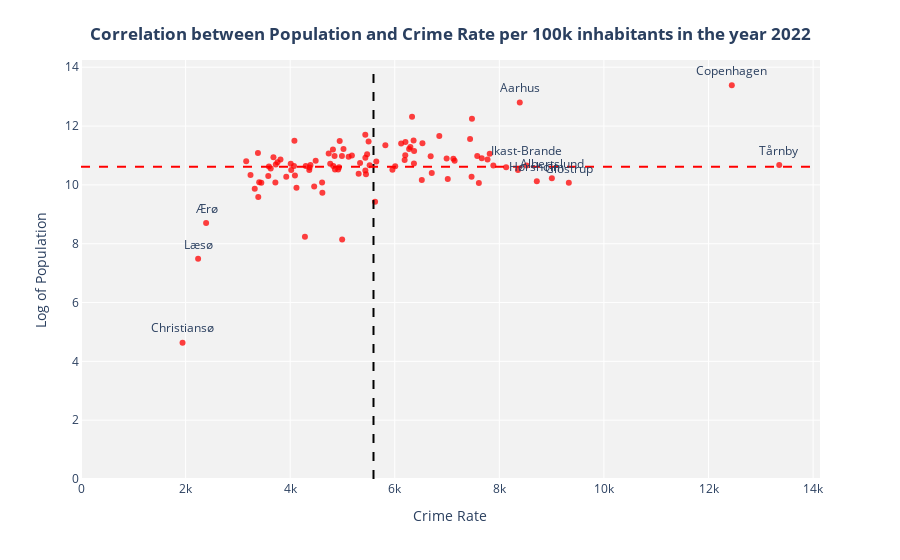

This figure's notebook cell:
### Code cell
# Define a function that will create the plot for a given year
def create_plot(year):
    # Select the data for the given year
    year_str = str(year)
    df = criminality_index_transposed[['crime_rate_'+year_str, 'log_pop_'+year_str]]
    
    # Calculate the average crime rate and log of population for the given year
    avg_crime_rate = df['crime_rate_'+year_str].mean()
    avg_log_pop = df['log_pop_'+year_str].mean()

    # Create the interactive scatter plot for the given year
    fig = px.scatter(df, x='crime_rate_'+year_str, y='log_pop_'+year_str, hover_name=df.index,
                     custom_data=[df.index, df['crime_rate_'+year_str], df['log_pop_'+year_str]],
                     hover_data={'crime_rate_'+year_str: ':.2f', 'log_pop_'+year_str: ':.2f'},
                     color_discrete_sequence=['red'], opacity=0.75)

    # Add the title
    fig.update_layout(title={
    'text': f"<b>Correlation between Population and Crime Rate per 100k inhabitants in the year {year}</b>",
    'y':0.95,
    'x':0.5,
    'xanchor': 'center',
    'yanchor': 'top'},
    plot_bgcolor='#f2f2f2')


    # Add labels for the outliers
    df_outliers = df[(df['crime_rate_'+year_str] > avg_crime_rate*1.5) | (df['log_pop_'+year_str] > avg_log_pop*1.5) | (df['log_pop_'+year_str] < avg_log_pop*0.5) | (df['crime_rate_'+year_str] < avg_crime_rate*0.5)]
    for i in df_outliers.index:
        fig.add_annotation(x=df_outliers.loc[i, 'crime_rate_'+year_str], y=df_outliers.loc[i, 'log_pop_'+year_str]+0.5,
                           text=i, showarrow=False)
  
    # Add the dotted lines and legend
    fig.add_shape(type='line', x0=avg_crime_rate, y0=0, x1=avg_crime_rate, y1=14, line=dict(dash='dash', color='black'),
                  name=f'Average Crime Rate ({avg_crime_rate:.2f})')
    fig.add_shape(type='line', x0=0, y0=avg_log_pop, x1=14000, y1=avg_log_pop, line=dict(dash='dash', color='red'),
                  name=f'Average Log of Population ({avg_log_pop:.2f})')
    fig.update_layout(showlegend=True)
    
    # Set the axis labels
    fig.update_layout(xaxis_title='Crime Rate', yaxis_title='Log of Population')

    # Define the custom hover text
    fig.update_traces(hovertemplate='<b>%{hovertext}</b><br>Crime Rate: %{customdata[1]:.2f}<br>Log of Population: %{customdata[2]:.2f}')
    

    # Show the plot
    fig.show()

# Create a slider widget to select the year
year_slider = widgets.IntSlider(value=2022, min=2008, max=2022, step=1, description='Year:', continuous_update=False)

# Display the widget and the plot
# display(year_slider)
widgets.interact(create_plot, year=year_slider)

### Figure 1 — Plotly figure (JSON) as saved in the notebook; plotly's stock layout.template omitted (floating-point values rounded to 4 significant figures; data arrays with more than 128 entries replaced by an {"elided": "..."} marker saying what was removed)
{"data": [{"customdata": {"elided": "99x3 mixed values"}, "hovertemplate": "<b>%{hovertext}</b><br>Crime Rate: %{customdata[1]:.2f}<br>Log of Population: %{customdata[2]:.2f}", "hovertext": ["Copenhagen", "Frederiksberg", "Dragør", "Tårnby", "Albertslund", "Ballerup", "Brøndby", "Gentofte", "Gladsaxe", "Glostrup", "Herlev", "Hvidovre", "Høje-Taastrup", "Ishøj", "Lyngby-Taarbæk", "Rødovre", "Vallensbæk", "Allerød", "Egedal", "Fredensborg", "Frederikssund", "Furesø", "Gribskov", "Halsnæs", "Helsingør", "Hillerød", "Hørsholm", "Rudersdal", "Bornholm", "Christiansø", "Greve", "Køge", "Lejre", "Roskilde", "Solrød", "Faxe", "Guldborgsund", "Holbæk", "Kalundborg", "Lolland", "Næstved", "Odsherred", "Ringsted", "Slagelse", "Sorø", "Stevns", "Vordingborg", "Assens", "Faaborg-Midtfyn", "Kerteminde", "Langeland", "Middelfart", "Nordfyns", "Nyborg", "Odense", "Svendborg", "Ærø", "Billund", "Esbjerg", "Fanø", "Fredericia", "Haderslev", "Kolding", "Sønderborg", "Tønder", "Varde", "Vejen", "Vejle", "Aabenraa", "Favrskov", "Hedensted", "Horsens", "Norddjurs", "Odder", "Randers", "Samsø", "Silkeborg", "Skanderborg", "Syddjurs", "Aarhus", "Herning", "Holstebro", "Ikast-Brande", "Lemvig", "Ringkøbing-Skjern", "Skive", "Struer", "Viborg", "Brønderslev", "Frederikshavn", "Hjørring", "Jammerbugt", "Læsø", "Mariagerfjord", "Morsø", "Rebild", "Thisted", "Vesthimmerlands", "Aalborg"], "legendgroup": "", "marker": {"color": "red", "opacity": 0.75, "symbol": "circle"}, "mode": "markers", "name": "", "orientation": "v", "showlegend": false, "type": "scatter", "x": [12450.0, 7441.0, 3390.0, 13350.0, 9004.0, 7145.0, 8356.0, 6275.0, 6370.0, 9329.0, 7469.0, 7121.0, 7664.0, 7608.0, 6687.0, 7885.0, 4616.0, 6517.0, 4010.0, 4298.0, 5337.0, 4824.0, 6009.0, 5450.0, 7816.0, 6992.0, 8717.0, 5118.0, 4371.0, 1942.0, 6189.0, 5471.0, 3925.0, 6529.0, 4610.0, 4918.0, 6201.0, 4818.0, 5647.0, 8130.0, 5820.0, 6708.0, 5438.0, 6299.0, 4091.0, 3717.0, 6367.0, 3594.0, 3815.0, 3408.0, 5624.0, 4933.0, 3581.0, 5310.0, 7477.0, 5181.0, 2392.0, 7014.0, 6852.0, 4994.0, 7774.0, 5438.0, 6205.0, 5020.0, 5956.0, 4488.0, 5520.0, 5437.0, 7578.0, 3159.0, 3757.0, 5500.0, 4857.0, 3448.0, 6360.0, 4282.0, 4081.0, 3384.0, 3725.0, 8391.0, 6122.0, 4990.0, 8521.0, 3322.0, 3680.0, 4766.0, 4459.0, 4947.0, 4020.0, 4849.0, 4736.0, 3628.0, 2240.0, 4073.0, 4120.0, 3242.0, 4388.0, 4365.0, 6331.0], "xaxis": "x", "y": [13.39, 11.56, 9.591, 10.67, 10.22, 10.82, 10.51, 11.22, 11.15, 10.07, 10.28, 10.89, 10.91, 10.06, 10.98, 10.66, 9.732, 10.17, 10.72, 10.64, 10.74, 10.64, 10.64, 10.36, 11.06, 10.9, 10.12, 10.96, 10.59, 4.635, 10.85, 11.04, 10.27, 11.41, 10.08, 10.53, 11.01, 11.2, 10.79, 10.6, 11.35, 10.41, 10.49, 11.29, 10.32, 10.08, 10.72, 10.62, 10.86, 10.09, 9.425, 10.6, 10.3, 10.38, 12.24, 11.0, 8.703, 10.2, 11.66, 8.139, 10.86, 10.92, 11.46, 11.22, 10.52, 10.82, 10.66, 11.7, 10.99, 10.8, 10.77, 11.47, 10.52, 10.07, 11.51, 8.238, 11.5, 11.08, 10.7, 12.8, 11.41, 10.98, 10.66, 9.872, 10.94, 10.72, 9.945, 11.49, 10.51, 10.98, 11.07, 10.56, 7.488, 10.64, 9.905, 10.34, 10.68, 10.5, 12.31], "yaxis": "y"}], "layout": {"annotations": [{"showarrow": false, "text": "Copenhagen", "x": 12450.0, "y": 13.89}, {"showarrow": false, "text": "Tårnby", "x": 13350.0, "y": 11.17}, {"showarrow": false, "text": "Albertslund", "x": 9004.0, "y": 10.72}, {"showarrow": false, "text": "Glostrup", "x": 9329.0, "y": 10.57}, {"showarrow": false, "text": "Hørsholm", "x": 8717.0, "y": 10.62}, {"showarrow": false, "text": "Christiansø", "x": 1942.0, "y": 5.135}, {"showarrow": false, "text": "Ærø", "x": 2392.0, "y": 9.203}, {"showarrow": false, "text": "Aarhus", "x": 8391.0, "y": 13.3}, {"showarrow": false, "text": "Ikast-Brande", "x": 8521.0, "y": 11.16}, {"showarrow": false, "text": "Læsø", "x": 2240.0, "y": 7.988}], "legend": {"tracegroupgap": 0}, "margin": {"t": 60}, "plot_bgcolor": "#f2f2f2", "shapes": [{"line": {"color": "black", "dash": "dash"}, "name": "Average Crime Rate (5593.69)", "type": "line", "x0": 5594.0, "x1": 5594.0, "y0": 0, "y1": 14}, {"line": {"color": "red", "dash": "dash"}, "name": "Average Log of Population (10.62)", "type": "line", "x0": 0, "x1": 14000, "y0": 10.62, "y1": 10.62}], "showlegend": true, "title": {"text": "<b>Correlation between Population and Crime Rate per 100k inhabitants in the year 2022</b>", "x": 0.5, "xanchor": "center", "y": 0.95, "yanchor": "top"}, "xaxis": {"anchor": "y", "domain": [0, 1], "title": {"text": "Crime Rate"}}, "yaxis": {"anchor": "x", "domain": [0, 1], "title": {"text": "Log of Population"}}}}
